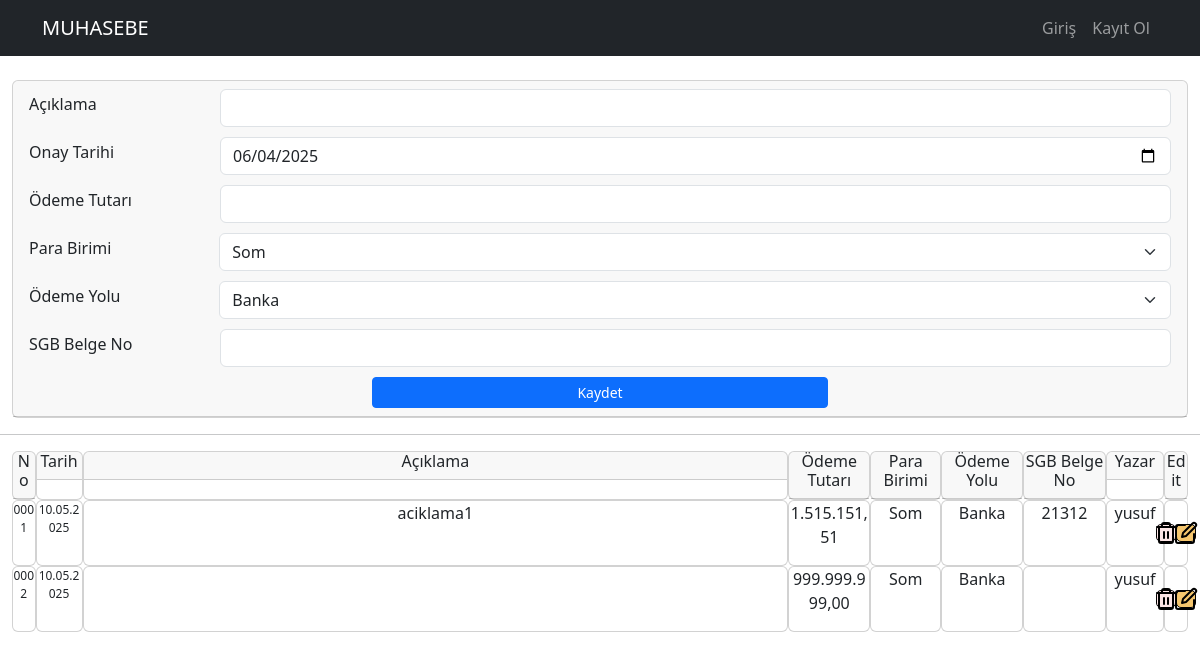
Before: /defterolur/ with the older database file.
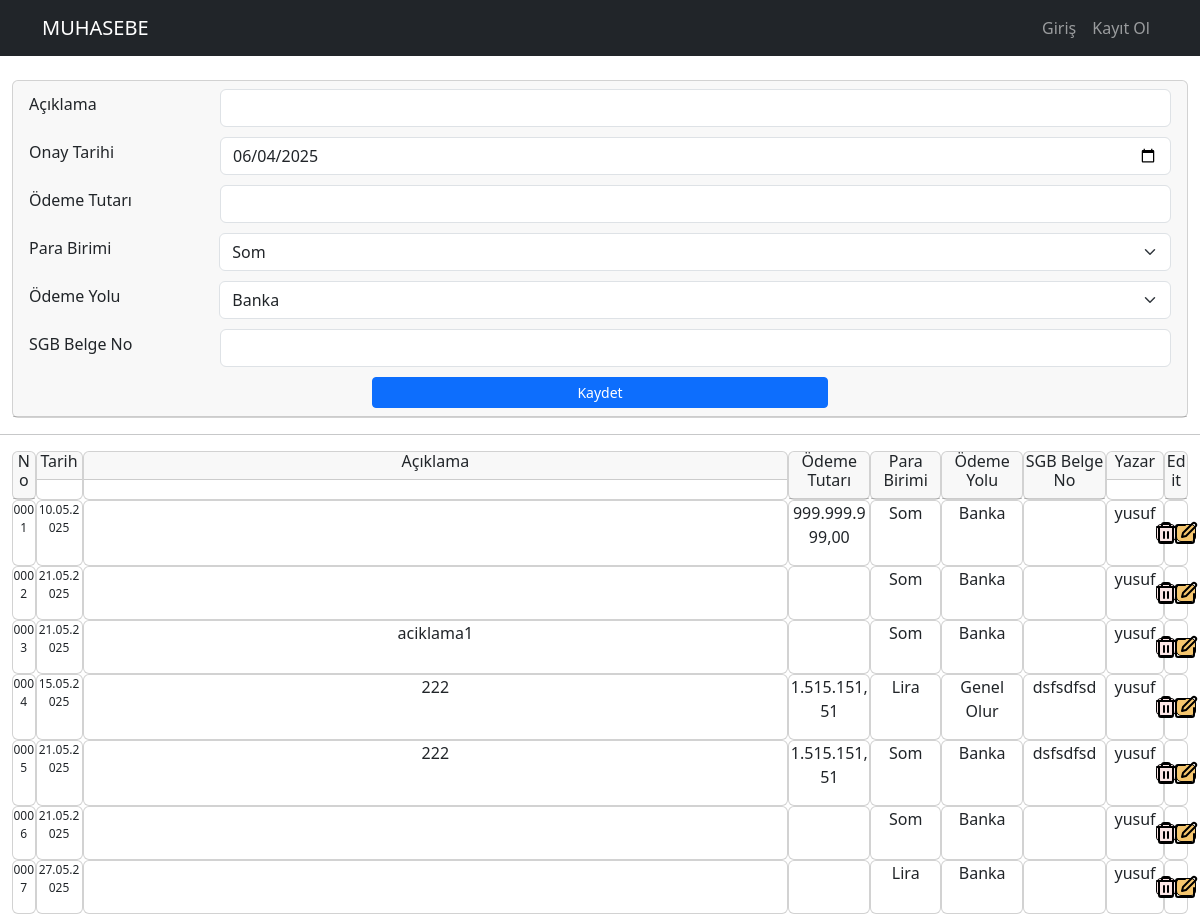
After: the same page with the newer database file.
### appmuhasebe/models.py (models this page shows, shortened)
class OnayDefterKayitModel(models.Model):
    username = models.ForeignKey(User, on_delete=models.CASCADE, null=True)
    olurNo = models.CharField(max_length=4)
    olurAciklama = models.CharField(max_length=2500, default='my_default_value')
    olurTarih = models.DateField()  #auto_now_add ile kullanci deger girmese bile otomatik tarih atamasi yapar. defter_onay_list.html icinde ise {{bilgi.onay_tarih|date:"d.m.Y"}} seklinde formatladik
    olurOdemeTutar = models.CharField(max_length=20)
    olurParaBirimi = models.CharField(max_length=20)
    olurOdemeYolu= models.CharField(max_length=20)
    olurSGBBelgeNo = models.CharField(max_length=10)

### appmuhasebe/views.py (the view)
# urls.py: path("defterolur/", views.defterolur, name="defterolur"),
def defterolur(request):
    if request.method == "POST":
        olurNo          = request.POST.get("olurNo", "")
        olurAciklama    = request.POST.get("olurAciklama", "")
        olurTarih       = request.POST.get("olurTarih", "")
        olurOdemeTutar  = request.POST.get("olurOdemeTutar", "")
        olurParaBirimi  = request.POST.get("olurParaBirimi", "")
        olurOdemeYolu   = request.POST.get("olurOdemeYolu", "")
        olurSGBBelgeNo  = request.POST.get("olurSGBBelgeNo", "")
        models.OnayDefterKayitModel.objects.create(username         = request.user,
                                                   olurNo           = olurNo,
                                                   olurAciklama     = olurAciklama,
                                                   olurTarih        = olurTarih,
                                                   olurOdemeTutar   = olurOdemeTutar,
                                                   olurParaBirimi   = olurParaBirimi,
                                                   olurOdemeYolu    = olurOdemeYolu,
                                                   olurSGBBelgeNo   = olurSGBBelgeNo,)
        print("Form başarıyla kaydedildi.")
        return redirect(reverse('appmuhasebe:defterolur'))
    else:
        defterolur_goster = models.OnayDefterKayitModel.objects.all()
        return render(request, 'appmuhasebe/defterolur.html', {'defterolur_goster': defterolur_goster})

### appmuhasebe/templates/appmuhasebe/defterolur.html (shortened to what this page needs)
{% extends "base.html" %}
{% load static %}
{% block content %}
<div class="container-xxl">
  <form action="{% url 'appmuhasebe:defterolur' %}" method="POST">
      <div class="" style="width: 100%; margin:auto;">
        <div class="card">
          <div class="card-header" style="text-align: center;">
            <div class="onaysutun onayaciklama" style="text-align:left; display: flex; align-items: center; padding-bottom:10px;">
              <label for="onayaciklama" class="form-label" style="width:20%; padding-right:10px;">Açıklama</label>
              <input type="text" class="form-control" id="olurAciklama" name="olurAciklama" maxlength="140">
            </div>
              <div class="" style="text-align:left; display: flex; align-items: center; padding-bottom:10px;">
                <label for="olurTarih" class="form-label" style="width:20%; padding-right:10px;">Onay Tarihi</label>
                <input type="date" class="form-control" id="olurTarih" name="olurTarih">
              </div>
            <div class="onaysutun olurOdemeTutar" style="text-align:left; display: flex; align-items: center; padding-bottom:10px;">
              <label for="olurOdemeTutar" class="form-label" style="width:20%; padding-right:10px;">Ödeme Tutarı</label>
              <input type="text" class="form-control" id="olurOdemeTutar" name="olurOdemeTutar">
            </div>
          <div class="onaysutun onay_parabirimi" style="text-align:left; display: flex; align-items: center; padding-bottom:10px;">
            <label for="onay_parabirimi" class="form-label" style="width:20%; padding-right:10px;">Para Birimi</label>
            <select class="form-select" id="olurParaBirimi" name="olurParaBirimi">
                <option value="Som">Som</option>
            </select>
        </div>
            <div class="onaysutun onay_odemeyolu" style="text-align:left; display: flex; align-items: center; padding-bottom:10px;">
              <label for="onay_odemeyolu" class="form-label" style="width:20%; padding-right:10px;">Ödeme Yolu</label>
              <select class="form-select" id="olurOdemeYolu" name="olurOdemeYolu">
                <option value="Banka">Banka</option>
              </select>
            </div>
            <div class="onaysutun olurSGBBelgeNo" style="text-align:left; display: flex; align-items: center; padding-bottom:10px;">
              <label for="olurSGBBelgeNo" class="form-label" style="width:20%; padding-right:10px;">SGB Belge No</label>
              <input type="text" class="form-control" id="olurSGBBelgeNo" name="olurSGBBelgeNo">
            </div>
            <div style="width: 100%; display:flex">
                <button type="submit" class="btn btn-primary btn-sm" style="width: 40%; margin:auto" id="closeNewWindowButton">Kaydet</button>
            </div>
          </div>
        </div>
      </div>
  </form>
</div>
<hr/>
  <div style="display: flex; justify-content: center; ">
    <div class="" style="display: flex;  width: 98%;">
      <div class="card" style="flex: 0 0 2%; ">
        <div class="card-header" style="padding: 0px; margin: 0px; text-align: center;"><h6>No</h6></div>
      </div>
      <div class="card" style="flex: 0 0 4%;">
        <div class="card-header" style="padding: 0px; margin: 0px; text-align: center;"><h6>Tarih</h6></div>
      </div>
      <div class="card" style="flex: 0 0 60%;">
        <div class="card-header" style="padding: 0px; margin: 0px; text-align: center;"><h6>Açıklama</h6></div>
      </div>
      <div class="card" style="flex: 0 0 7%;">
        <div class="card-header" style="padding: 0px; margin: 0px; text-align: center;"><h6>Ödeme Tutarı</h6></div>
      </div>
      <div class="card" style="flex: 0 0 6%;">
        <div class="card-header" style="padding: 0px; margin: 0px; text-align: center;"><h6>Para Birimi</h6></div>
      </div>
      <div class="card" style="flex: 0 0 7%;">
        <div class="card-header" style="padding: 0px; margin: 0px; text-align: center;"><h6>Ödeme Yolu</h6></div>
      </div>
      <div class="card" style="flex: 0 0 7%;">
        <div class="card-header" style="padding: 0px; margin: 0px; text-align: center;"><h6>SGB Belge No</h6></div>
      </div>
      <div class="card" style="flex: 0 0 5%;">
        <div class="card-header" style="padding: 0px; margin: 0px; text-align: center;"><h6>Yazar</h6></div>
      </div>
      <div class="card" style="flex: 0 0 2%;">
        <div class="card-header" style="padding: 0px; margin: 0px; text-align: center;"><h6>Edit</h6></div>
      </div>
    </div>
  </div>
{% for i in defterolur_goster %}
<div style="display: flex; justify-content: center; ">
  <div class="" style="display: flex;  width: 98%;">
    <div class="card" style="flex: 0 0 2%; ">
      <div class="card-body" style="padding: 0px; margin: 0px; text-align: center;"><p style="font-size: 12px;">{{forloop.counter|stringformat:"04d"}}</p></div>
    </div>
    <div class="card" style="flex: 0 0 4%;">
      <div class="card-body" style="padding: 0px; margin: 0px; text-align: center;"><p style="font-size: 12px;">{{i.olurTarih|date:"d.m.Y"}}</p></div>
    </div>
    <div class="card" style="flex: 0 0 60%;">
      <div class="card-body" style="padding: 0px; margin: 0px; text-align: center;"><p>{{i.olurAciklama}}</p></div>
    </div>
    <div class="card" style="flex: 0 0 7%;">
      <div class="card-body" style="padding: 0px; margin: 0px; text-align: center;"><p>{{i.olurOdemeTutar}}</p></div>
    </div>
    <div class="card" style="flex: 0 0 6%;">
      <div class="card-body" style="padding: 0px; margin: 0px; text-align: center;"><p>{{i.olurParaBirimi}}</p></div>
    </div>
    <div class="card" style="flex: 0 0 7%;">
      <div class="card-body" style="padding: 0px; margin: 0px; text-align: center;"><p>{{i.olurOdemeYolu}}</p></div>
    </div>
    <div class="card" style="flex: 0 0 7%;">
      <div class="card-body" style="padding: 0px; margin: 0px; text-align: center;"><p>{{i.olurSGBBelgeNo}}</p></div>
    </div>
    <div class="card" style="flex: 0 0 5%;">
      <div class="card-body" style="padding: 0px; margin: 0px; text-align: center;"><p>{{i.username}}</p></div>
    </div>
    <div class="card" style="flex: 0 0 2%;">
      <div class="card-body" style="padding: 0px; margin: 0px; display: flex; align-items: center; justify-content: center;">
        <div class="edit-icon" style="background-color: #fce5e5; border: 1px solid #000; border-radius: 5px;">
          <a href="{% url 'appmuhasebe:defterolur_delete_view' id=i.id %}"
              class="btn btn-sm " style=" height: 16px; width:16px; display: flex; align-items: center; justify-content: center; ">
              <img  src="{% static 'appmuhasebe/images/trash.svg' %}" alt="Sil">
          </a>
        </div>
        <div class="edit-icon" style="background-color: #f5c66e; border: 1px solid #000; border-radius: 5px;">
          <a href="{% url 'appmuhasebe:defterolur_edit_view' id=i.id %}"
              class="btn btn-sm" style=" height: 16px; width:16px; display: flex; align-items: center; justify-content: center;">
              <img src="{% static 'appmuhasebe/images/edit.svg' %}" alt="Edit">
          </a>
        </div>
      </div>
    </div>
  </div>
</div>
{% endfor%}
{% endblock %}

### templates/base.html (shortened to what this page needs)
{% load static %}
<!DOCTYPE html>
<html lang="en">
<head>
    <link href="https://cdn.jsdelivr.net/npm/bootstrap@5.3.3/dist/css/bootstrap.min.css" rel="stylesheet">
    <link rel="stylesheet" href="{% static 'appmuhasebe/css/style.css' %}">
</head>
<body>
    <nav class="navbar navbar-expand-md navbar-dark bg-dark mb-4">
      <div class="container">
        <a class="navbar-brand" href="{% url 'appmuhasebe:index' %}">MUHASEBE</a>
          <div class="collapse navbar-collapse" id="navbarCollapse">
            <ul class="navbar-nav ms-auto mb-2 mb-md-0 " >
              {% if request.user.is_authenticated %}
              <ul class="navbar-nav ms-auto mb-2 mb-md-0 border border-danger rounded">
                <li class="nav-item ">
                  <a class="nav-link {% if request.path == '/defterolur/' %}active{% endif %}" aria-current="page" href="{% url 'appmuhasebe:defterolur' %}">Olur</a>
                </li>
                <li class="nav-item">
                  <a class="nav-link {% if request.path == '/defterziraat/' %}active{% endif %}" aria-current="page" href="{% url 'appmuhasebe:defterziraat' %}">Ziraat</a>
                </li>
                <li class="nav-item">
                  <a class="nav-link {% if request.path == '/defterdemirduz/' %}active{% endif %}" aria-current="page" href="{% url 'appmuhasebe:defterdemirduz' %}">DemirDüz</a>
                </li>
                <li class="nav-item">
                  <a class="nav-link {% if request.path == '/defterdemiryf/' %}active{% endif %}" aria-current="page" href="{% url 'appmuhasebe:defterdemiryf' %}">DemirYF</a>
                </li>
              </ul>
              <li class="nav-item">
                <a class="nav-link" aria-current="page" href="#"></a>
              </li>
              <ul class="navbar-nav ms-auto mb-2 mb-md-0 border border-primary rounded">
                <li class="nav-item">
                  <a class="nav-link" aria-current="page" href="#">Olur</a>
                </li>
                <li class="nav-item">
                  <a class="nav-link" aria-current="page" href="#">Ziraat</a>
                </li>
                <li class="nav-item">
                  <a class="nav-link" aria-current="page" href="#">DemirDüz</a>
                </li>
                <li class="nav-item">
                  <a class="nav-link" aria-current="page" href="#">DemirYF</a>
                </li>
              </ul>
              <li class="nav-item">
                <a class="nav-link" aria-current="page" href="#"></a>
              </li>
              <ul class="navbar-nav ms-auto mb-2 mb-md-0">
                <li class="nav-item">
                  <a class="nav-link" aria-current="page" href="{% url 'logout' %}?next=/">Çıkış</a>
                </li>
                {% else %}
                <li class="nav-item">
                  <a class="nav-link" aria-current="page" href="{% url 'login' %}">Giriş</a>
                </li>
                <li class="nav-item">
                  <a class="nav-link" aria-current="page" href="#">Kayıt Ol</a>
                </li>
                {% endif %}
              </ul>
          </div>
        </div>
      </nav>
      {% block content %}
      {% endblock %}
</body>
</html>

### appmuhasebe/static/appmuhasebe/css/style.css (style rules this page uses)
.edit-icon { transition: transform 0.2s ease; width: 100%; height: auto; }

Changed rows visible on the page:
removed OnayDefterKayitModel: olurTarih "10.05.2025", olurAciklama "aciklama1", olurOdemeTutar "1.515.151,51", olurParaBirimi "Som", olurOdemeYolu "Banka", olurSGBBelgeNo "21312", username "yusuf"
added OnayDefterKayitModel: olurTarih "21.05.2025", olurParaBirimi "Som", olurOdemeYolu "Banka", username "yusuf"
added OnayDefterKayitModel: olurTarih "21.05.2025", olurAciklama "aciklama1", olurParaBirimi "Som", olurOdemeYolu "Banka", username "yusuf"
added OnayDefterKayitModel: olurTarih "15.05.2025", olurAciklama "222", olurOdemeTutar "1.515.151,51", olurParaBirimi "Lira", olurOdemeYolu "Genel Olur", olurSGBBelgeNo "dsfsdfsd", username "yusuf"
added OnayDefterKayitModel: olurTarih "21.05.2025", olurAciklama "222", olurOdemeTutar "1.515.151,51", olurParaBirimi "Som", olurOdemeYolu "Banka", olurSGBBelgeNo "dsfsdfsd", username "yusuf"
added OnayDefterKayitModel: olurTarih "21.05.2025", olurParaBirimi "Som", olurOdemeYolu "Banka", username "yusuf"
added OnayDefterKayitModel: olurTarih "27.05.2025", olurParaBirimi "Lira", olurOdemeYolu "Banka", username "yusuf"
